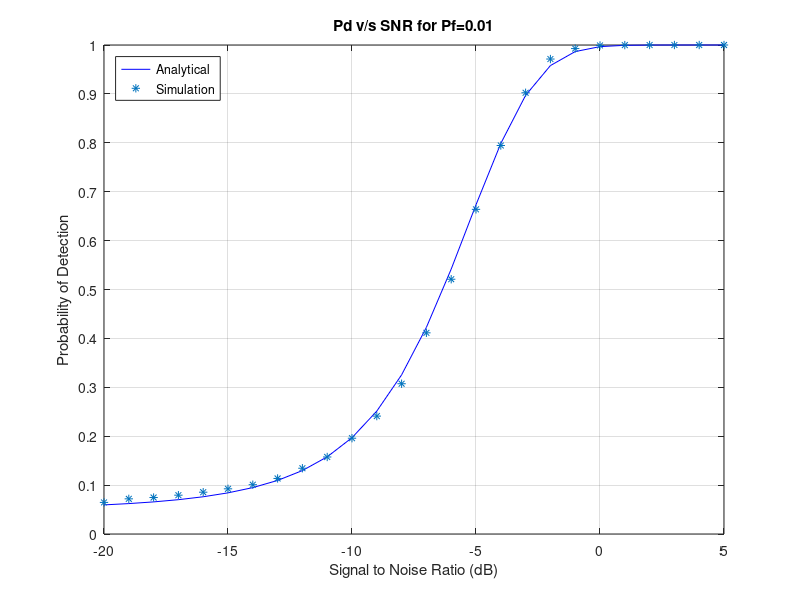

Here is the MATLAB script that generated this plot:
% Performance analysis of Spectrum Sensing (energy detection technique) for Cognitive Radio Network
% Analytical and Simulated Plot of Pd v/s SNR; Sample size (L)=1000;
% Pf=0.01

close all;
clear all;
clc;

L=100; % sample size or time bandwidth product
u=100;
Pf=0.01; % Probability of false alarm (given)
lam=(qfuncinv(Pf)./sqrt(L))+1;

SNR_dB=[-20:5]; %SNR Values in decibels

SNR_lin=10.^(SNR_dB/10); % Linear values of SNR (also gamma)

for i=1:length(SNR_dB)
    detect = 0;
    
    for k=1:10000
        n = randn(1,L);
        x=sqrt(SNR_lin(i)).*randn(1,L);
        y=x+n;
        energy=abs(y).^2;
        test_statistic=sum(energy)/L;
        
        if(test_statistic>=lam)
            detect=detect+1;
        end
    end
    Pd_sim(i)=detect/k;
end

pd = qfunc((u.*(lam-(SNR_lin+1)))./(sqrt(2.*u.*((SNR_lin+1)).^2)));

% Plots
close all;
plot(SNR_dB,pd,'b-')
hold on
plot(SNR_dB,Pd_sim,'*')
axis([-20 5 0 1])
set(gca,'ytick',0:0.1:1)
xlabel('Signal to Noise Ratio (dB)');
ylabel('Probability of Detection');
title('Pd v/s SNR for Pf=0.01');
legend('Analytical','Simulation','Location','northwest')
grid on